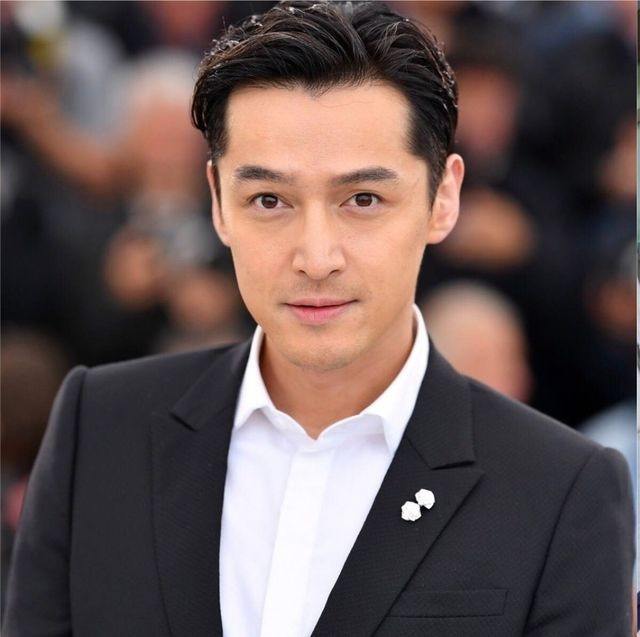
%> input picture images/close_10.jpg, 640 x 637 px
$ octave dip.m   (GNU Octave 9; MATLAB toolbox functions it lacks are replaced by stand-ins)
%> lines starting %> are read from the running program, lines starting %| are printed output that depends on the picture; in (x1, y1, x2, y2) boxes, pixels count from 0 and x2, y2 are one past the last pixel; in counts of white or black regions, pixels touching at a corner belong together; the program's own positions count from 1
### codes/normalize.m
function [output] = normalize(input)
%UNTITLED Summary of this function goes here
%   Detailed explanation goes here
Max = max(max(input));
Min = min(min(input));
output = (input - Min) ./ (Max - Min);
end

### codes/dip.m
clc;
clear;
close;

% load image
imgName = '../images/close_10.jpg';
img_ori = imread(imgName);
%> img_ori is the input picture: size 637x640x3 uint8; mean R, G, B 100.8, 84.4, 82.9

% convert to double
img = double(img_ori);

% extract rgb channels
R = img(:,:,1);
G = img(:,:,2);
B = img(:,:,3);

% human face rgb threshould
rgbRegion = (R > 95) & ...,
            (G > 40) & ...,
            (B > 20) & ...,
            (((max(max(R, G), B)) - (min(min(R, G), B))) > 15) & ...,
            (abs(R - G) > 15) & ...,
            (R > G) & ...,
            (R > B) ;
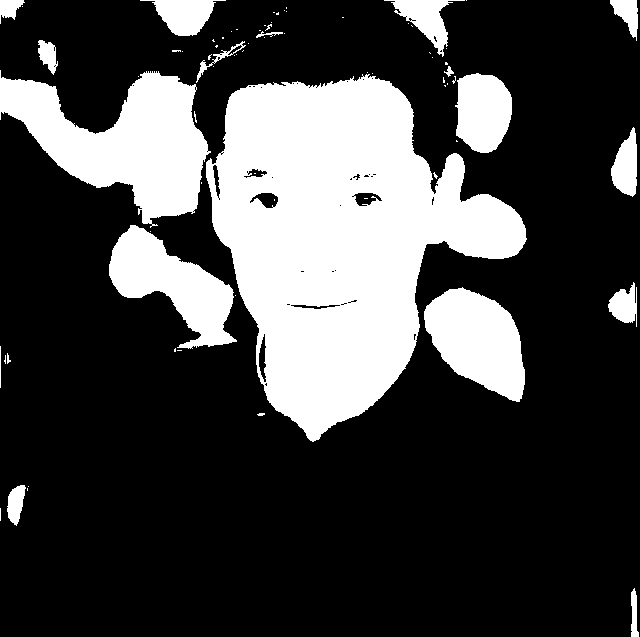
%> rgbRegion: size 637x640 logical; 26.6% white; 75 white regions (56 under 20 px), largest, box (x1, y1, x2, y2) and area: (206, 74, 527, 442) 65271, (0, 70, 211, 228) 16655, (424, 287, 525, 402) 7516

% extract YCbCr channels
Y = 0.266 * R + 0.587 * G + 0.114 * B;
Cb = 0.568 * (B - Y) + 128;
Cr = 0.713 * (R - Y) + 128;

% human face YCbCr threshould
ycbcrRegion = (Cr <= Cb .* 1.5862 + 20) & ...,
              (Cr >= Cb .* 0.3448 + 76.2069) & ...,
              (Cr >= Cb .* (-4.5652) + 234.5652) & ...,
              (Cr <= Cb .* (-1.15) + 301.75) & ...,
              (Cr <= Cb .* (-2.2857) + 432.85) ;
%> ycbcrRegion: size 637x640 logical; 82.4% white; 273 black regions (206 under 20 px), largest, box (x1, y1, x2, y2) and area: (217, 321, 433, 637) 35288, (496, 366, 640, 637) 9610, (474, 0, 638, 79) 6075

% extract H channels
hsvImg = rgb2hsv(img);
%> hsvImg: size 637x640x3 double; mean H, S, V 0.5, 0.2, 104.7
H = hsvImg(:,:,1);

% human face H threshould
hsvRegion = (H * 255 < 25) | (H * 255 > 230);
%> hsvRegion: size 637x640 logical; 42.9% white; 57 white regions (39 under 20 px), largest, box (x1, y1, x2, y2) and area: (0, 0, 544, 536) 166119, (582, 257, 640, 348) 3184, (592, 97, 638, 206) 3082

% & operation
faceMask = ycbcrRegion & rgbRegion & hsvRegion;
%> faceMask: size 637x640 logical; 25.4% white; 99 white regions (80 under 20 px), largest, box (x1, y1, x2, y2) and area: (206, 74, 527, 439) 63543, (0, 70, 211, 228) 16250, (109, 225, 237, 349) 7382

% imshow(faceMask)


% YCbCr channels component
Cb2 = normalize(Cb .^ 2);
%> in normalize, `Max = max(max(input));`: Max = 23986.2
%> in normalize, `Min = min(min(input));`: Min = 9880.8

Cr2 = normalize(Cr .^ 2);
nCr2 = normalize((255 - Cr) .^ 2);
%> in normalize (call 3), `Max = max(max(input));`: Max = 19943.9
%> in normalize (call 3), `Min = min(min(input));`: Min = 4151.3
%> in normalize (call 3), `output = (input - Min) ./ (Max - Min);`:
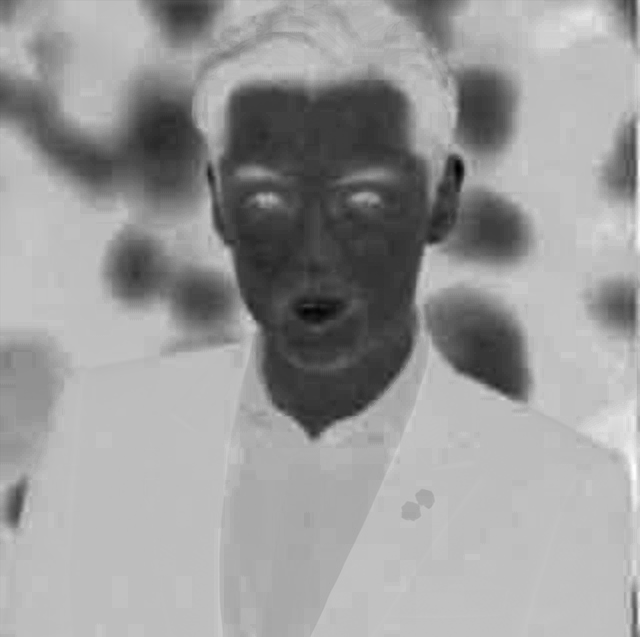
%> output: size 637x640 double; min 0, max 1, mean 0.606

CbDCr = normalize(Cb ./ Cr);
%> in normalize (call 4), `Max = max(max(input));`: Max = 1.36
%> in normalize (call 4), `Min = min(min(input));`: Min = 0.54
%> in normalize (call 4), `output = (input - Min) ./ (Max - Min);`:
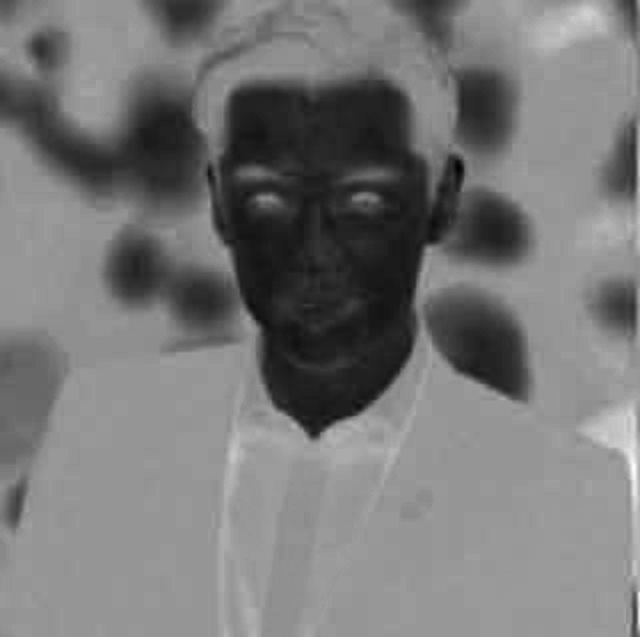
%> output: size 637x640 double; min 0, max 1, mean 0.471
CrDCb = normalize(Cr ./ Cb);
%> in normalize (call 5), `Max = max(max(input));`: Max = 1.85
%> in normalize (call 5), `Min = min(min(input));`: Min = 0.736
%> in normalize (call 5), `output = (input - Min) ./ (Max - Min);`:
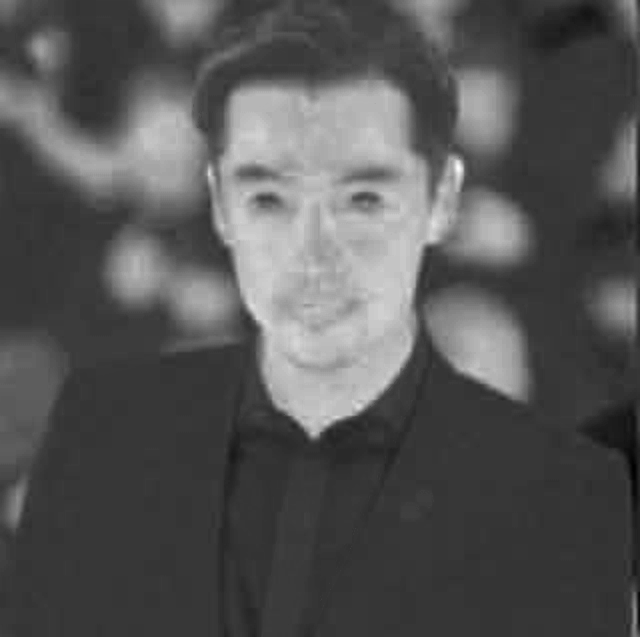
%> output: size 637x640 double; min 0, max 1, mean 0.338

maskCr2 = Cr2 .* faceMask;
maksCrDCb = CrDCb .* faceMask;
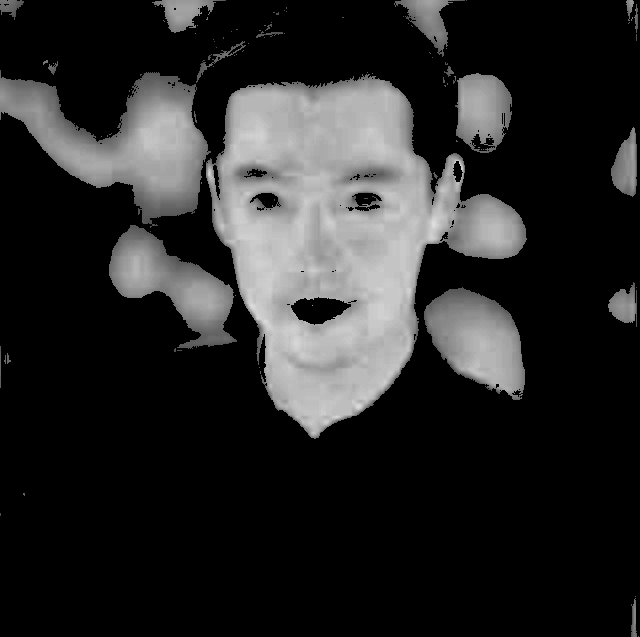
%> maksCrDCb: size 637x640 double; min 0, max 0.877, mean 0.159

% % eye mask
% eyeMap = (Cb2 + nCr2 + CbDCr) / 3;
%
% imshow(eyeMap > 0.7)


% mouth mask
ita = 0.95 * sum(sum(maskCr2)) / sum(sum(maksCrDCb));
%> ita = 0.83

mouthMap = Cr2 .* ((Cr2 - ita .* CrDCb) .^ 2);

mouthMap = normalize(mouthMap);

SE = strel('square', 5);

faceMask = imdilate(faceMask, SE);
%> faceMask: size 637x640 logical; 28.9% white; 23 white regions, largest, box (x1, y1, x2, y2) and area: (0, 39, 529, 441) 96187, (422, 285, 527, 402) 8313, (441, 60, 514, 155) 4518

faceMask = imfill(faceMask, 'holes');
%> faceMask: size 637x640 logical; 29.9% white; 22 white regions, largest, box (x1, y1, x2, y2) and area: (0, 39, 529, 441) 100203, (422, 285, 527, 402) 8313, (441, 60, 514, 155) 4525

mouthMap = imopen(mouthMap, SE);

mouthMap = imfill(mouthMap, 'holes');

% Set the threshold to 0.08, multiply the face mask and the mouth mask to get the final mouth mask
mouthMask = (mouthMap .* faceMask > 0.08);
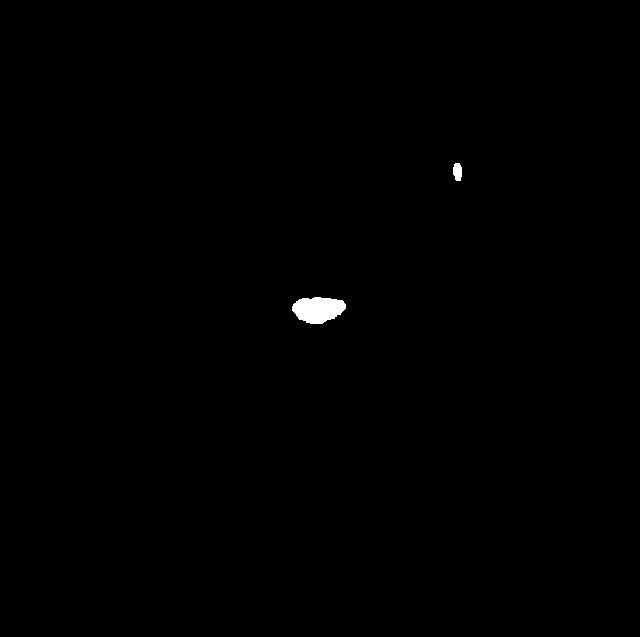
%> mouthMask: size 637x640 logical; 0.3% white; 2 white regions, box (x1, y1, x2, y2) and area: (292, 297, 346, 324) 1087, (453, 163, 462, 181) 135

% Set the threshold to remove small objects in the image
areaThreshold = 150;

mouthMask = bwareaopen(mouthMask, areaThreshold);
%> mouthMask: size 637x640 logical; 0.27% white; 1 white region, box (x1, y1, x2, y2) and area: (292, 297, 346, 324) 1087

% % show mouth map
% imshow(mouthMask)


% Calculate the aspect ratio of the mouth
pos = find(mouthMask == 1);
%> pos = 1087 values from 186311 to 220074
[rows, cols] = ind2sub(size(mouthMask), pos);
%> rows = 1087 values, max 324 at index 362, min 298 at index 440, mean 310.1; cols = 1087 values from 293 to 346
width = max(cols) - min(cols);
%> width = 53
height = max(rows) - min(rows);
%> height = 26
aspectRatio = width / height;
%> aspectRatio = 2.04

% Determine whether the mouth is open based on the aspect ratio
if aspectRatio > 1.4
    isOpen = 'close';
else
    isOpen = 'open';
end

% The mouth frame bbox used to display on the image
mouthBbox = [min(cols), min(rows), width, height];
%> mouthBbox = [293 298 53 26]

% Display the original image, frame the position of the mouth and show whether it is open
figure();
imshow(img_ori);
hold on;
rectangle('Position', mouthBbox, 'EdgeColor', 'r', 'LineWidth', 2);
text(mouthBbox(1), mouthBbox(2)-20, isOpen, 'Color', 'r', 'FontSize', 16);
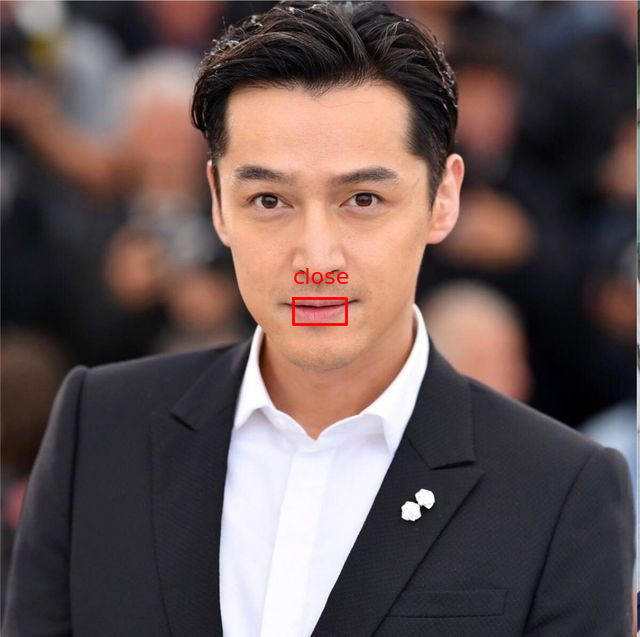
%> figure redrawn from the program's plot data

$ run again, with images/close_1.jpg copied over images/close_10.jpg
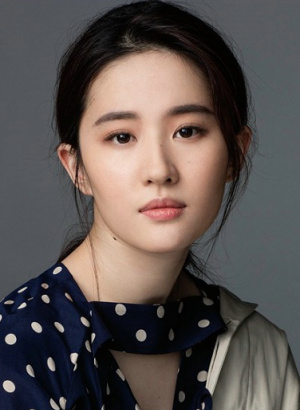
%> input picture images/close_1.jpg, 300 x 410 px
%> img_ori is the input picture: size 410x300x3 uint8; mean R, G, B 90.7, 82.5, 80
%> `rgbRegion = (R > 95) & ..., (G > 40) & ..., (B > 20) & ..., (((max(max..`:
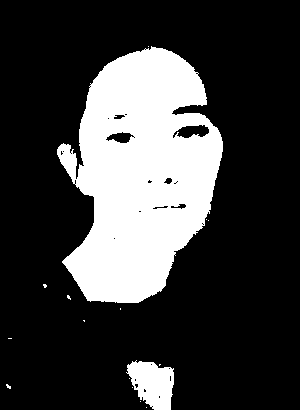
%> rgbRegion: size 410x300 logical; 24.2% white; 16 white regions (14 under 20 px), largest, box (x1, y1, x2, y2) and area: (57, 46, 223, 303) 28028, (126, 360, 174, 410) 1646
%> ycbcrRegion: size 410x300 logical; 89.7% white; 115 black regions (96 under 20 px), largest, box (x1, y1, x2, y2) and area: (0, 262, 110, 410) 9999, (143, 198, 179, 220) 506, (113, 313, 155, 346) 435
%> hsvImg: size 410x300x3 double; mean H, S, V 0.3, 0.3, 96.4
%> hsvRegion: size 410x300 logical; 39.2% white; 219 white regions (180 under 20 px), largest, box (x1, y1, x2, y2) and area: (54, 3, 253, 350) 42499, (111, 349, 189, 410) 3134, (194, 336, 219, 384) 290
%> Max = 22036.6
%> Min = 10700
%> ita = 0.691
%> mouthMask: size 410x300 logical; 0.47% white; 1 white region, box (x1, y1, x2, y2) and area: (144, 199, 179, 220) 578
%> pos = 578 values from 59251 to 73194
%> rows = 578 values, max 220 at index 122, min 200 at index 341, mean 210.7; cols = 578 values from 145 to 179
%> width = 34
%> height = 20
%> aspectRatio = 1.7
%> mouthBbox = [145 200 34 20]
%> `text(mouthBbox(1), mouthBbox(2)-20, isOpen, 'Color', 'r', 'FontSize', ..`:
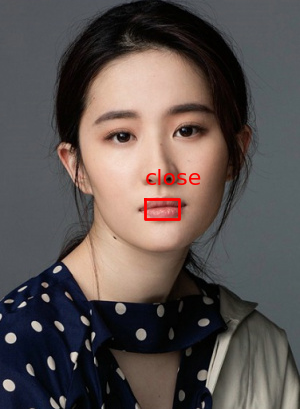
%> figure redrawn from the program's plot data

$ run again, with images/close_2.jpg copied over images/close_10.jpg
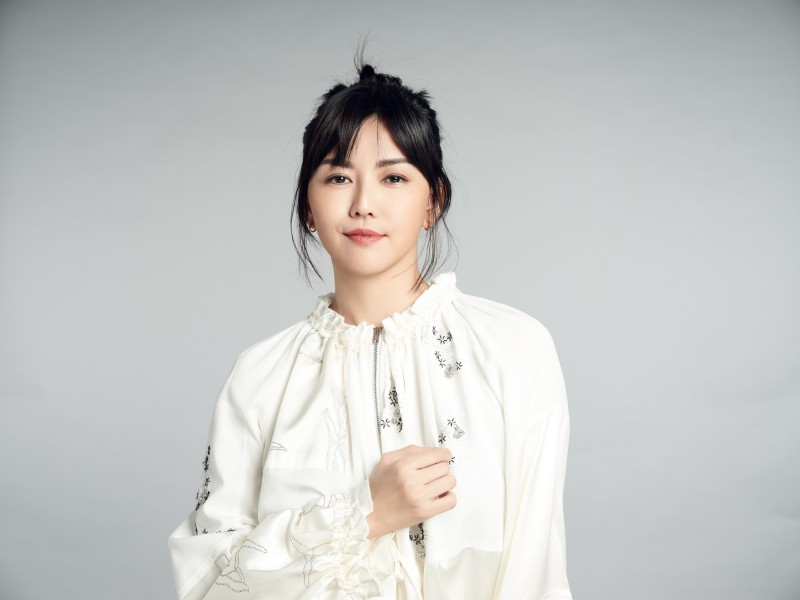
%> input picture images/close_2.jpg, 800 x 600 px
%> img_ori is the input picture: size 600x800x3 uint8; mean R, G, B 197.7, 199, 197.1
%> `rgbRegion = (R > 95) & ..., (G > 40) & ..., (B > 20) & ..., (((max(max..`:
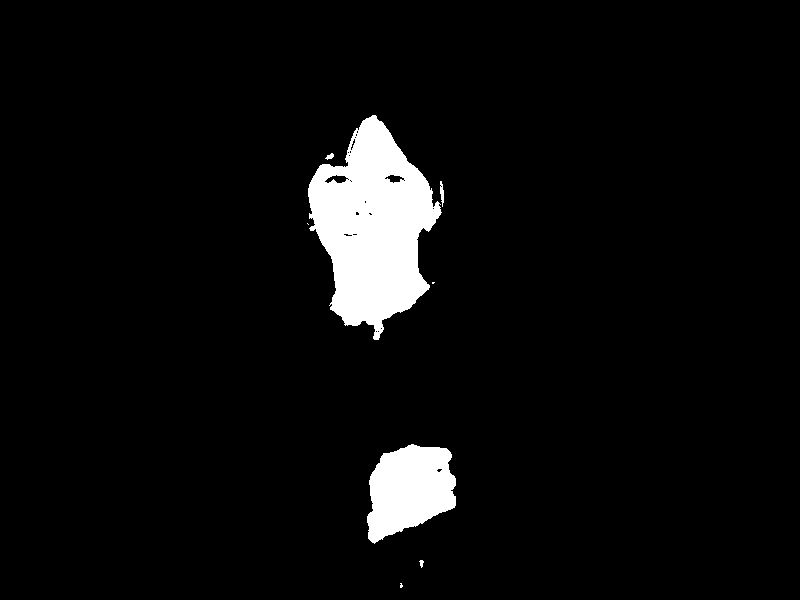
%> rgbRegion: size 600x800 logical; 5% white; 8 white regions (3 under 20 px), largest, box (x1, y1, x2, y2) and area: (308, 115, 442, 340) 17639, (367, 444, 456, 544) 6281, (440, 181, 444, 207) 67, (325, 153, 334, 160) 35, (419, 560, 424, 568) 24
%> ycbcrRegion: size 600x800 logical; 52.6% white; 300 black regions (222 under 20 px), largest, box (x1, y1, x2, y2) and area: (454, 40, 800, 600) 123772, (0, 72, 294, 600) 69097, (414, 245, 502, 564) 9011
%> hsvImg: size 600x800x3 double; mean H, S, V 0.4, 0, 201.5
%> hsvRegion: size 600x800 logical; 7.3% white; 294 white regions (218 under 20 px), largest, box (x1, y1, x2, y2) and area: (304, 104, 453, 352) 21432, (363, 442, 461, 551) 7049, (460, 416, 497, 496) 1349
%> Max = 18371.8
%> Min = 10608
%> ita = 0.651
%> mouthMask: size 600x800 logical; 0.08% white; 1 white region, box (x1, y1, x2, y2) and area: (348, 229, 381, 245) 391
%> pos = 391 values from 209033 to 228239
%> rows = 391 values, max 245 at index 134, min 230 at index 74, mean 237.1; cols = 391 values from 349 to 381
%> width = 32
%> height = 15
%> aspectRatio = 2.13
%> mouthBbox = [349 230 32 15]
%> `text(mouthBbox(1), mouthBbox(2)-20, isOpen, 'Color', 'r', 'FontSize', ..`:
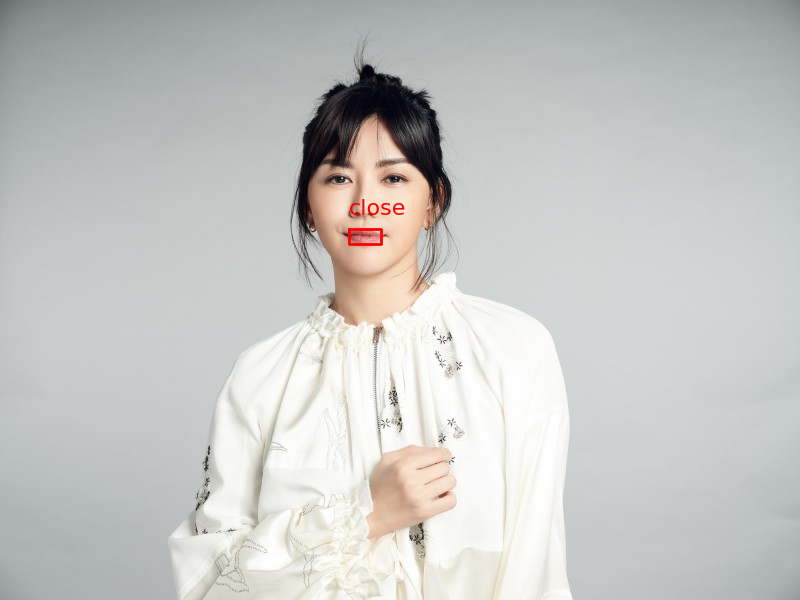
%> figure redrawn from the program's plot data

$ run again, with images/close_3.jpg copied over images/close_10.jpg
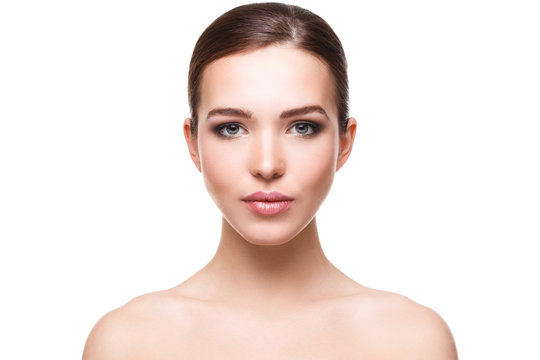
%> input picture images/close_3.jpg, 540 x 360 px
%> img_ori is the input picture: size 360x540x3 uint8; mean R, G, B 240.2, 228.2, 223.9
%> rgbRegion: size 360x540 logical; 28.7% white; 44 white regions (41 under 20 px), largest, box (x1, y1, x2, y2) and area: (81, 14, 459, 360) 55519, (340, 48, 348, 82) 64, (206, 13, 226, 29) 41
%> ycbcrRegion: size 360x540 logical; 30.4% white; 57 white regions (55 under 20 px), largest, box (x1, y1, x2, y2) and area: (80, 2, 458, 360) 59005, (281, 80, 284, 96) 32
%> hsvImg: size 360x540x3 double; mean H, S, V 0, 0.1, 240.3
%> hsvRegion: size 360x540 logical; 98.5% white; black in thin lines or dots, all inside (x1, y1, x2, y2) = (80, 0, 464, 360)
%> Max = 19855.3
%> Min = 8069.9
%> ita = 1.04
%> mouthMask: size 360x540 logical; 0.37% white; 1 white region, box (x1, y1, x2, y2) and area: (247, 191, 292, 216) 711
%> pos = 711 values from 89123 to 104966
%> rows = 711 values, max 216 at index 282, min 192 at index 124, mean 203.8; cols = 711 values from 248 to 292
%> width = 44
%> height = 24
%> aspectRatio = 1.83
%> mouthBbox = [248 192 44 24]
%> `text(mouthBbox(1), mouthBbox(2)-20, isOpen, 'Color', 'r', 'FontSize', ..`:
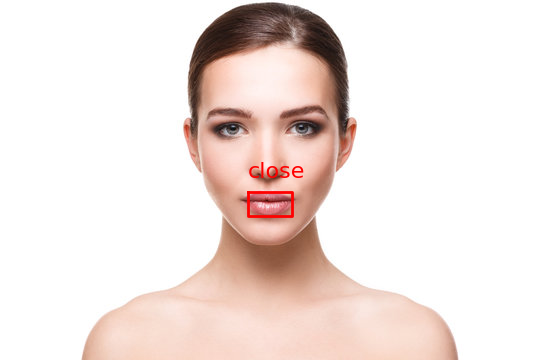
%> figure redrawn from the program's plot data
